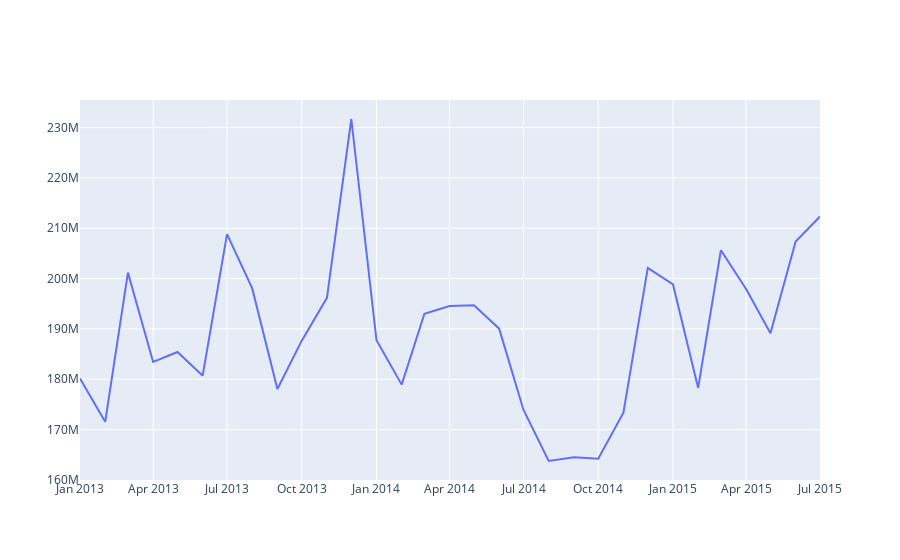

Notebook code for this chart:
### Markdown cell above
# Трансформация

### Code cell
iplot(Figure(data=Scatter(x=df.index, y=df['Sales'])))
